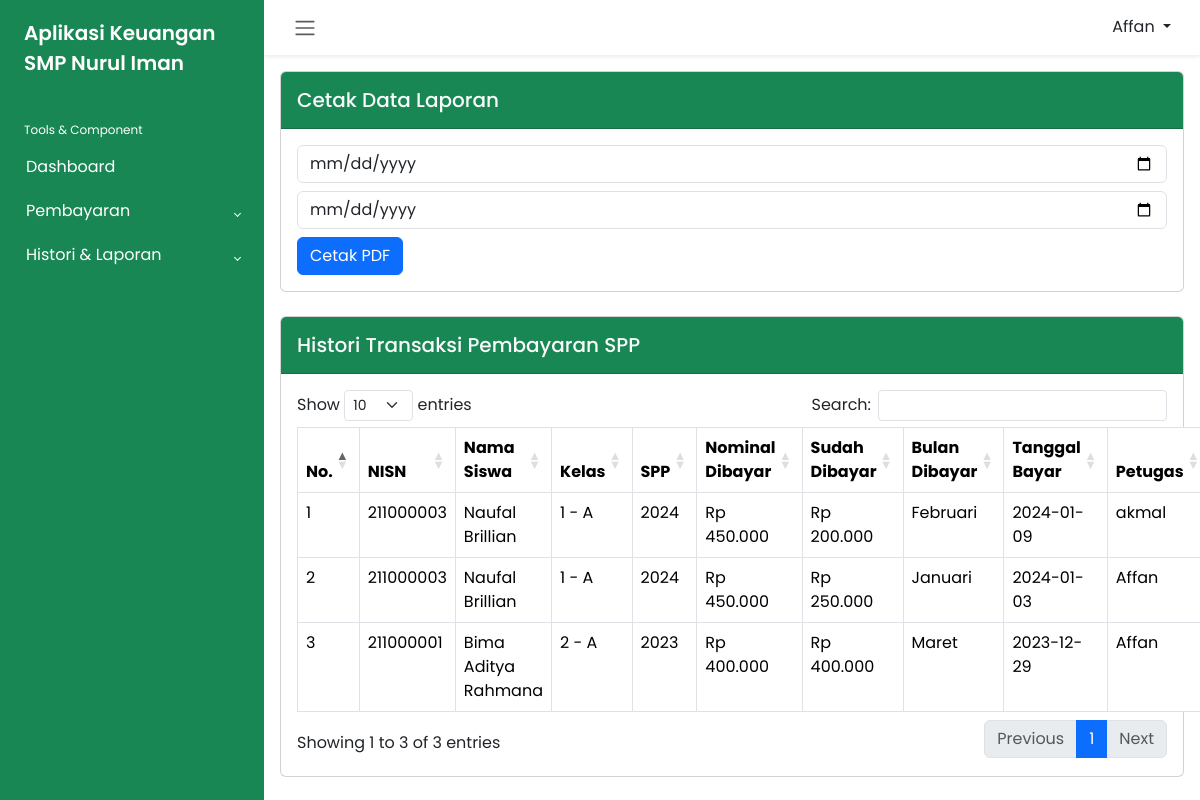
The page /petugas/histori_pembayaran_spp.php (signed in) on the database its author committed.
### tables this page shows
CREATE TABLE `petugas` (
  `id_petugas` int(11) NOT NULL,
  `user_name` varchar(50) NOT NULL,
  `pass_word` varchar(64) NOT NULL,
  `nama_petugas` varchar(50) NOT NULL,
  `level` enum('admin','petugas') NOT NULL
);

CREATE TABLE `pembayaran_spp` (
  `id_pembayaran_spp` int(11) NOT NULL,
  `id_petugas` int(11) NOT NULL,
  `nisn` varchar(10) NOT NULL,
  `tgl_bayar` date NOT NULL,
  `bulan_dibayar` varchar(8) NOT NULL,
  `tahun_dibayar` varchar(4) NOT NULL,
  `id_spp` int(11) NOT NULL,
  `jumlah_bayar` int(11) NOT NULL
);

CREATE TABLE `siswa` (
  `nisn` char(10) NOT NULL,
  `nis` char(8) NOT NULL,
  `nama_siswa` varchar(50) NOT NULL,
  `id_kelas` int(11) NOT NULL,
  `alamat` text NOT NULL,
  `no_telp` varchar(13) NOT NULL,
  `id_ppdb` int(11) NOT NULL,
  `id_spp` int(11) NOT NULL,
  `id_buku` int(11) NOT NULL,
  `id_kegiatan` int(11) NOT NULL
);

CREATE TABLE `kelas` (
  `id_kelas` int(11) NOT NULL,
  `nama_kelas` varchar(10) NOT NULL
);

CREATE TABLE `spp` (
  `id_spp` int(11) NOT NULL,
  `tahun` int(11) NOT NULL,
  `nominal_spp` int(11) NOT NULL
);

### function.php (called while the page is built, shortened)
<?php
    if (!function_exists('rupiah')) {
        function rupiah($rp){
            $jumlah = number_format($rp, 0,",",".");
            $rupiah = "Rp ".$jumlah;
            return $rupiah;
        }
    }
?>

### petugas/histori_pembayaran_spp.php (the view, shortened to what this page needs)
<?php
include 'header.php';
include '../function.php';
?>
<div class="card mb-4">
    <div class="card-header bg-success py-3">
        <h5 class="m-0 font-weight-bold text-light">Cetak Data Laporan</h5>
    </div>
    <div class="card-body">
        <form action="cetak_laporan_spp.php" method="GET" target="_blank">
            <input type="date" name="awal" class="form-control mb-2">
            <input type="date" name="akhir" class="form-control mb-2">
            <button type="submit" class="btn btn-primary" name="cetak">Cetak PDF</button>
        </form>
    </div>
</div>
<div class="card mb-4">
    <div class="card-header bg-success py-3 d-flex justify-content-between">
        <h5 class="m-0 font-weight-bold text-light">Histori Transaksi Pembayaran SPP</h5>
    </div>
    <div class="card-body">
        <table class="table table-bordered" id="myTable" width="100%" cellspacing="0">
            <thead>
                <tr>
                    <th width="10px">No.</th>
                    <th>NISN</th>
                    <th>Nama Siswa</th>
                    <th>Kelas</th>
                    <th>SPP</th>
                    <th>Nominal Dibayar</th>
                    <th>Sudah Dibayar</th>
                    <th>Bulan Dibayar</th>
                    <th>Tanggal Bayar</th>
                    <th>Petugas</th>
                </tr>
            </thead>
            <tbody>
                <?php
                $number = 1;
                $query = "SELECT * FROM pembayaran_spp, siswa, kelas, spp, petugas WHERE pembayaran_spp.nisn = siswa.nisn
                        AND siswa.id_kelas = kelas.id_kelas
                        AND pembayaran_spp.id_spp = spp.id_spp
                        AND pembayaran_spp.id_petugas = petugas.id_petugas
                        ORDER BY tgl_bayar DESC";
                $result = mysqli_query($conn, $query);
                while ($row = mysqli_fetch_assoc($result)) :
                ?>
                    <tr>
                        <td><?= $number++ ?></td>
                        <td><?= $row['nisn'] ?></td>
                        <td><?= $row['nama_siswa'] ?></td>
                        <td><?= $row['nama_kelas'] ?></td>
                        <td><?= $row['tahun'] ?></td>
                        <td><?= rupiah($row['nominal_spp']) ?></td>
                        <td><?= rupiah($row['jumlah_bayar']) ?></td>
                        <td><?= $row['bulan_dibayar'] ?></td>
                        <td><?= $row['tgl_bayar'] ?></td>
                        <td><?= $row['nama_petugas'] ?></td>
                    </tr>
                <?php endwhile; ?>
            </tbody>
        </table>
    </div>
    <?php
    include 'footer.php';
    ?>

### petugas/header.php (shortened to what this page needs)
<?php
include '../function.php';
?>
<!DOCTYPE html>
<html lang="en">
<head>
    <link rel="stylesheet" href="../dist/css/bootstrap.min.css">
    <link rel="stylesheet" href="../dist/css/dataTables.bootstrap5.min.css">
    <link rel="stylesheet" href="../dist/css/all.css">
    <link rel="stylesheet" href="../dist/css/bootstrap-chosen.css">
    <link rel="stylesheet" href="../dist/css/style.css">
</head>
<body>
    <div class="wrapper">
        <aside id="sidebar" class="bg-success">
            <div class="h-100">
                <div class="sidebar-logo">
                    <a href="#">Aplikasi Keuangan SMP Nurul Iman</a>
                </div>
                <ul class="sidebar-nav">
                    <li class="sidebar-header">
                        Tools & Component
                    </li>
                    <li class="sidebar-item">
                        <a href="index.php" class="sidebar-link">
                            Dashboard
                        </a>
                    </li>
                    <li class="sidebar-item">
                        <a href="#" class="sidebar-link collapsed" data-bs-toggle="collapse" data-bs-target="#pembayaran" aria-expanded="false" aria-controls="pembayaran">
                            Pembayaran
                        </a>
                    </li>
                    <li class="sidebar-item">
                        <a href="#" class="sidebar-link collapsed" data-bs-toggle="collapse" data-bs-target="#histori" aria-expanded="false" aria-controls="histori">
                            Histori & Laporan
                        </a>
                    </li>
                </ul>
            </div>
        </aside>
        <div class="main">
            <nav class="navbar navbar-expand px-3 shadow-sm d-flex justify-content-between">
                <button class="btn" type="button">
                    <span class="navbar-toggler-icon"></span>
                </button>
                <?php
                $id_petugas = $_SESSION['id_petugas'];
                $query = mysqli_query($conn, "SELECT * FROM petugas WHERE id_petugas = '$id_petugas'");
                $row = mysqli_fetch_assoc($query);
                ?>
                <div class="dropdown">
                    <button class="btn dropdown-toggle" type="button" id="dropdownMenuButton1" data-bs-toggle="dropdown" aria-expanded="false">
                        <span><?= $row['nama_petugas']; ?></span>
                    </button>
                </div>
            </nav>
            <div class="container px-3 pt-3">

### rows shown on the page
petugas: nama_petugas "Affan"
pembayaran_spp: siswa.nisn "211000003", siswa.nama_siswa "Naufal Brillian", kelas.nama_kelas "1 - A", id_spp.tahun "2024", id_spp.nominal_spp "Rp 450.000", jumlah_bayar "Rp 200.000", bulan_dibayar "Februari", tgl_bayar "2024-01-09", id_petugas.nama_petugas "akmal"
pembayaran_spp: siswa.nisn "211000003", siswa.nama_siswa "Naufal Brillian", kelas.nama_kelas "1 - A", id_spp.tahun "2024", id_spp.nominal_spp "Rp 450.000", jumlah_bayar "Rp 250.000", bulan_dibayar "Januari", tgl_bayar "2024-01-03", id_petugas.nama_petugas "Affan"
pembayaran_spp: siswa.nisn "211000001", siswa.nama_siswa "Bima Aditya Rahmana", kelas.nama_kelas "2 - A", id_spp.tahun "2023", id_spp.nominal_spp "Rp 400.000", jumlah_bayar "Rp 400.000", bulan_dibayar "Maret", tgl_bayar "2023-12-29", id_petugas.nama_petugas "Affan"
